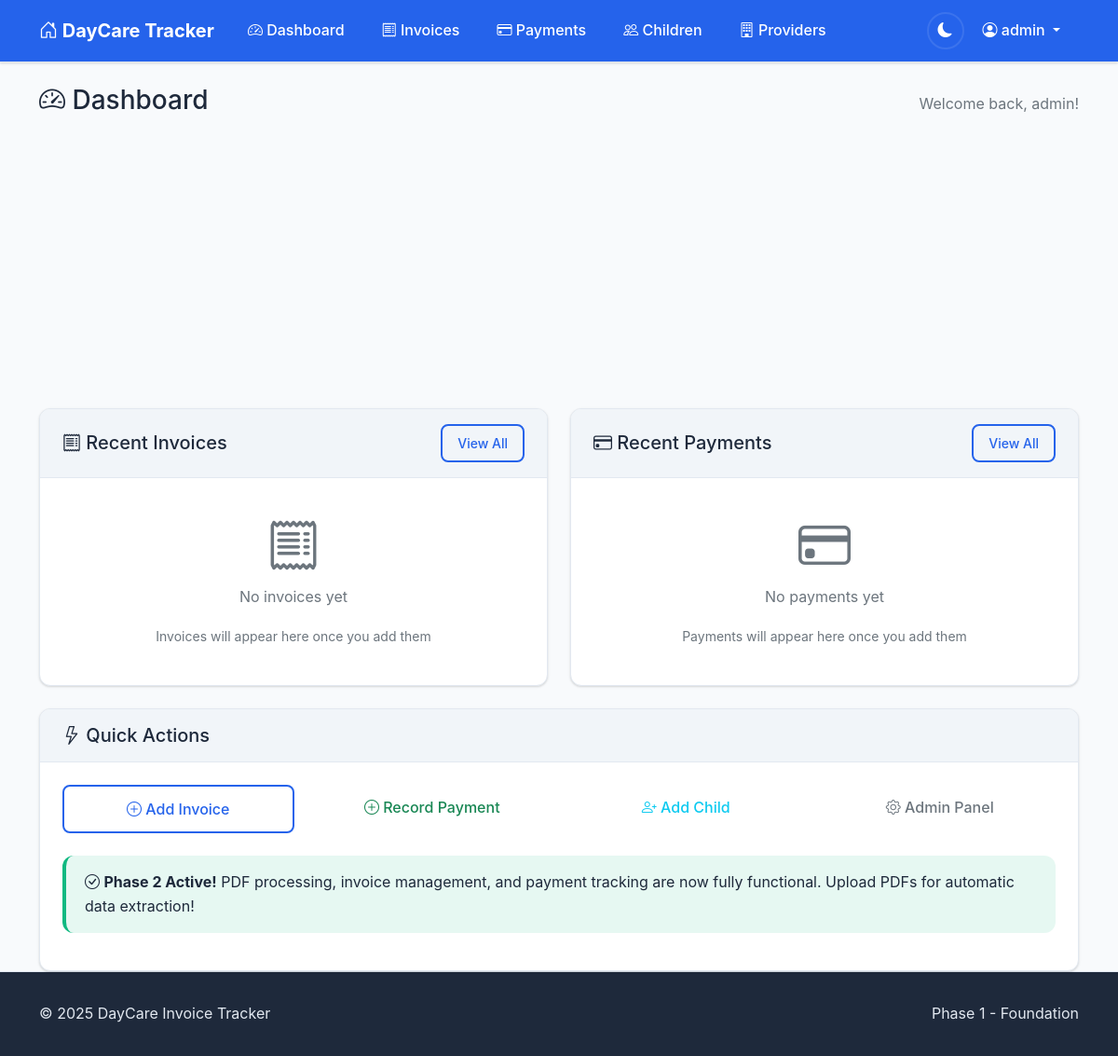
Page / (signed in) on the earlier database version.
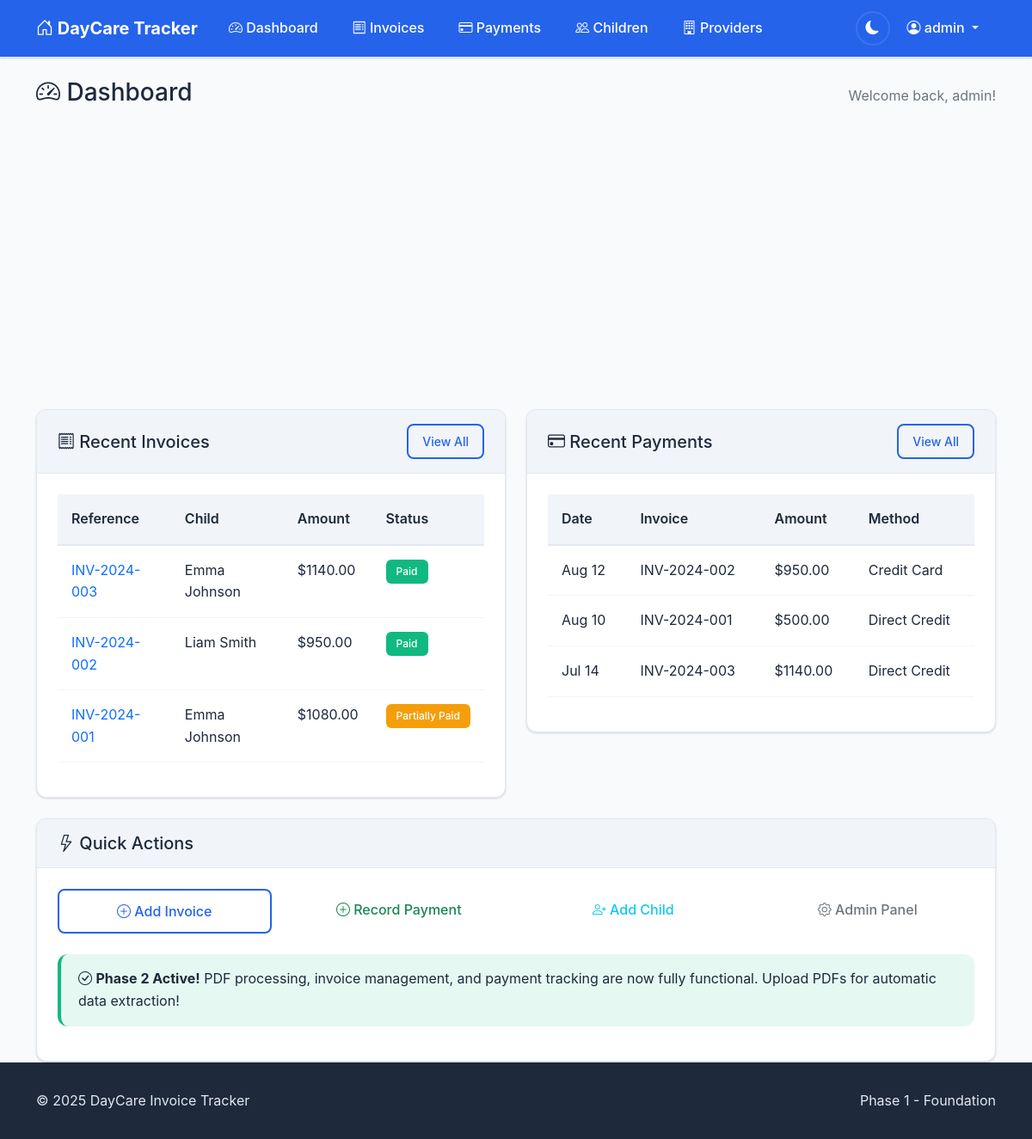
Same page on the later database version.
### invoices/models.py (models this page shows, shortened)
class Invoice(models.Model):
    PAYMENT_STATUS_CHOICES = [
        ('unpaid', 'Unpaid'),
        ('partial', 'Partially Paid'),
        ('paid', 'Paid'),
        ('overdue', 'Overdue'),
    ]
    child = models.ForeignKey(Child, on_delete=models.CASCADE, related_name='invoices')
    invoice_reference = models.CharField(max_length=50)
    period_start = models.DateField()
    period_end = models.DateField()
    issue_date = models.DateField()
    due_date = models.DateField(null=True, blank=True)
    original_amount = models.DecimalField(max_digits=10, decimal_places=2)
    discount_percentage = models.DecimalField(max_digits=5, decimal_places=2, default=Decimal('0.00'))
    discount_amount = models.DecimalField(max_digits=10, decimal_places=2, default=Decimal('0.00'))
    amount_due = models.DecimalField(max_digits=10, decimal_places=2)
    payment_status = models.CharField(max_length=10, choices=PAYMENT_STATUS_CHOICES, default='unpaid')
    fee_type = models.CharField(max_length=100, blank=True)
    pdf_file = models.FileField(upload_to='invoices/%Y/%m/', null=True, blank=True)
    extracted_from_email = models.BooleanField(default=False)
    email_message_id = models.CharField(max_length=255, blank=True)
    created_at = models.DateTimeField(auto_now_add=True)
    updated_at = models.DateTimeField(auto_now=True)
    class Meta:
        ordering = ['-issue_date']
        unique_together = ['child', 'invoice_reference']

class Child(models.Model):
    user = models.ForeignKey(User, on_delete=models.CASCADE, related_name='children')
    name = models.CharField(max_length=100)
    reference_number = models.CharField(max_length=20)
    date_of_birth = models.DateField(null=True, blank=True)
    daycare_provider = models.ForeignKey(DaycareProvider, on_delete=models.CASCADE, related_name='children')
    is_active = models.BooleanField(default=True)
    created_at = models.DateTimeField(auto_now_add=True)
    updated_at = models.DateTimeField(auto_now=True)
    class Meta:
        ordering = ['name']
        unique_together = ['user', 'reference_number', 'daycare_provider']

class Payment(models.Model):
    PAYMENT_METHOD_CHOICES = [
        ('direct_credit', 'Direct Credit'),
        ('cash', 'Cash'),
        ('eftpos', 'EFTPOS'),
        ('credit_card', 'Credit Card'),
        ('cheque', 'Cheque'),
        ('other', 'Other'),
    ]
    invoice = models.ForeignKey(Invoice, on_delete=models.CASCADE, related_name='payments')
    payment_date = models.DateField()
    amount_paid = models.DecimalField(max_digits=10, decimal_places=2)
    payment_method = models.CharField(max_length=15, choices=PAYMENT_METHOD_CHOICES)
    reference_number = models.CharField(max_length=100, blank=True)
    notes = models.TextField(blank=True)
    created_at = models.DateTimeField(auto_now_add=True)
    updated_at = models.DateTimeField(auto_now=True)
    class Meta:
        ordering = ['-payment_date']

### invoices/views.py (the view)
# urls.py: path('', views.DashboardView.as_view(), name='dashboard'),
class DashboardView(LoginRequiredMixin, TemplateView):
    template_name = 'invoices/dashboard.html'
    def get_context_data(self, **kwargs):
        context = super().get_context_data(**kwargs)
        user = self.request.user
        user_children = Child.objects.filter(user=user)
        user_invoices = Invoice.objects.filter(child__user=user)
        user_payments = Payment.objects.filter(invoice__child__user=user)
        context['stats'] = {
            'total_children': user_children.count(),
            'total_invoices': user_invoices.count(),
            'total_payments': user_payments.count(),
            'total_amount_due': user_invoices.aggregate(
                total=Sum('amount_due')
            )['total'] or Decimal('0.00'),
            'total_paid': user_payments.aggregate(
                total=Sum('amount_paid')
            )['total'] or Decimal('0.00'),
            'unpaid_invoices': user_invoices.filter(payment_status='unpaid').count(),
            'overdue_invoices': user_invoices.filter(payment_status='overdue').count(),
        }
        context['stats']['outstanding_balance'] = (
            context['stats']['total_amount_due'] - context['stats']['total_paid']
        )
        context['recent_invoices'] = user_invoices.select_related(
            'child', 'child__daycare_provider'
        ).order_by('-created_at')[:5]
        context['recent_payments'] = user_payments.select_related(
            'invoice', 'invoice__child'
        ).order_by('-payment_date')[:5]
        return context

### templates/invoices/dashboard.html (shortened to what the changed rows need)
{% extends 'base.html' %}
{% block page_header %}
<div class="d-flex justify-content-between align-items-center mb-4">
    <h1 class="h3">
        <i class="bi bi-speedometer2"></i>
        Dashboard
    </h1>
</div>
{% endblock %}
{% block content %}
<div class="row">
    <div class="col-lg-6 mb-4">
        <div class="card">
            <div class="card-body">
                {% if recent_invoices %}
                    <div class="table-responsive">
                        <table class="table table-sm">
                            <thead>
                                <tr>
                                    <th>Reference</th>
                                    <th>Child</th>
                                    <th>Amount</th>
                                    <th>Status</th>
                                </tr>
                            </thead>
                            <tbody>
                                {% for invoice in recent_invoices %}
                                <tr>
                                    <td>
                                        <a href="{% url 'invoices:invoice_detail' invoice.pk %}" class="text-decoration-none">
                                            {{ invoice.invoice_reference }}
                                        </a>
                                    </td>
                                    <td>{{ invoice.child.name }}</td>
                                    <td>${{ invoice.amount_due|floatformat:2 }}</td>
                                    <td>
                                        <span class="badge badge-{{ invoice.payment_status }}">
                                            {{ invoice.get_payment_status_display }}
                                        </span>
                                    </td>
                                </tr>
                                {% endfor %}
                            </tbody>
                        </table>
                    </div>
                {% else %}
                    <div class="text-center text-muted py-3">
                        <i class="bi bi-receipt display-4"></i>
                        <p class="mt-2">No invoices yet</p>
                        <small>Invoices will appear here once you add them</small>
                    </div>
                {% endif %}
            </div>
        </div>
    </div>
    <div class="col-lg-6 mb-4">
        <div class="card">
            <div class="card-body">
                {% if recent_payments %}
                    <div class="table-responsive">
                        <table class="table table-sm">
                            <thead>
                                <tr>
                                    <th>Date</th>
                                    <th>Invoice</th>
                                    <th>Amount</th>
                                    <th>Method</th>
                                </tr>
                            </thead>
                            <tbody>
                                {% for payment in recent_payments %}
                                <tr>
                                    <td>{{ payment.payment_date|date:"M d" }}</td>
                                    <td>{{ payment.invoice.invoice_reference }}</td>
                                    <td>${{ payment.amount_paid|floatformat:2 }}</td>
                                    <td>{{ payment.get_payment_method_display }}</td>
                                </tr>
                                {% endfor %}
                            </tbody>
                        </table>
                    </div>
                {% else %}
                    <div class="text-center text-muted py-3">
                        <i class="bi bi-credit-card display-4"></i>
                        <p class="mt-2">No payments yet</p>
                        <small>Payments will appear here once you add them</small>
                    </div>
                {% endif %}
            </div>
        </div>
    </div>
</div>
{% endblock %}

Differences in the rows shown:
added Invoice: invoice_reference "INV-2024-003", child.name "Emma Johnson", amount_due "1140.00", payment_status "Paid"
added Invoice: invoice_reference "INV-2024-002", child.name "Liam Smith", amount_due "950.00", payment_status "Paid"
added Invoice: invoice_reference "INV-2024-001", child.name "Emma Johnson", amount_due "1080.00", payment_status "Partially Paid"
added Payment: payment_date "Aug 12", invoice.invoice_reference "INV-2024-002", amount_paid "950.00", payment_method "Credit Card"
added Payment: payment_date "Aug 10", invoice.invoice_reference "INV-2024-001", amount_paid "500.00", payment_method "Direct Credit"
added Payment: payment_date "Jul 14", invoice.invoice_reference "INV-2024-003", amount_paid "1140.00", payment_method "Direct Credit"
Other differences:
text no longer shown: "No invoices yet Invoices will appear here once you add them No payments yet Payments will appear here once you add them"
text now shown: "Reference Child Amount Status Date Invoice Amount Method"
